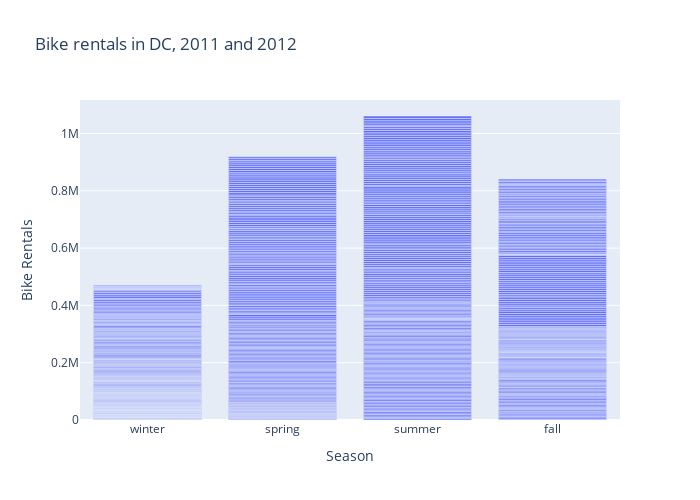

The notebook cell saved with this chart:
### Markdown cell above
By this graph, you can see a relationship between temperature and rental counts, in which a higher feeling temperature corresponds to a higher rate of bike rentals.

### Code cell
# Visualization - do your own thing

fig = px.bar(DF,
             x = 'season',
             y = 'cnt',
             title = "Bike rentals in DC, 2011 and 2012")

fig.update_layout(xaxis_title = "Season", 
                 yaxis_title = "Bike Rentals",
                 width = 700,
                 height = 500)

### Figure 1 — Plotly figure (JSON) as saved in the notebook; plotly's stock layout.template omitted (floating-point values rounded to 4 significant figures; data arrays with more than 128 entries replaced by an {"elided": "..."} marker saying what was removed)
{"data": [{"alignmentgroup": "True", "hovertemplate": "season=%{x}<br>cnt=%{y}<extra></extra>", "legendgroup": "", "marker": {"color": "#636efa", "pattern": {"shape": ""}}, "name": "", "offsetgroup": "", "orientation": "v", "showlegend": false, "textposition": "auto", "type": "bar", "x": {"elided": "731 str values"}, "xaxis": "x", "y": {"elided": "731 int values"}, "yaxis": "y"}], "layout": {"barmode": "relative", "height": 500, "legend": {"tracegroupgap": 0}, "title": {"text": "Bike rentals in DC, 2011 and 2012"}, "width": 700, "xaxis": {"anchor": "y", "autorange": true, "domain": [0, 1], "range": [-0.5, 3.5], "title": {"text": "Season"}, "type": "category"}, "yaxis": {"anchor": "x", "autorange": true, "domain": [0, 1], "range": [0, 1117000.0], "title": {"text": "Bike Rentals"}, "type": "linear"}}}
